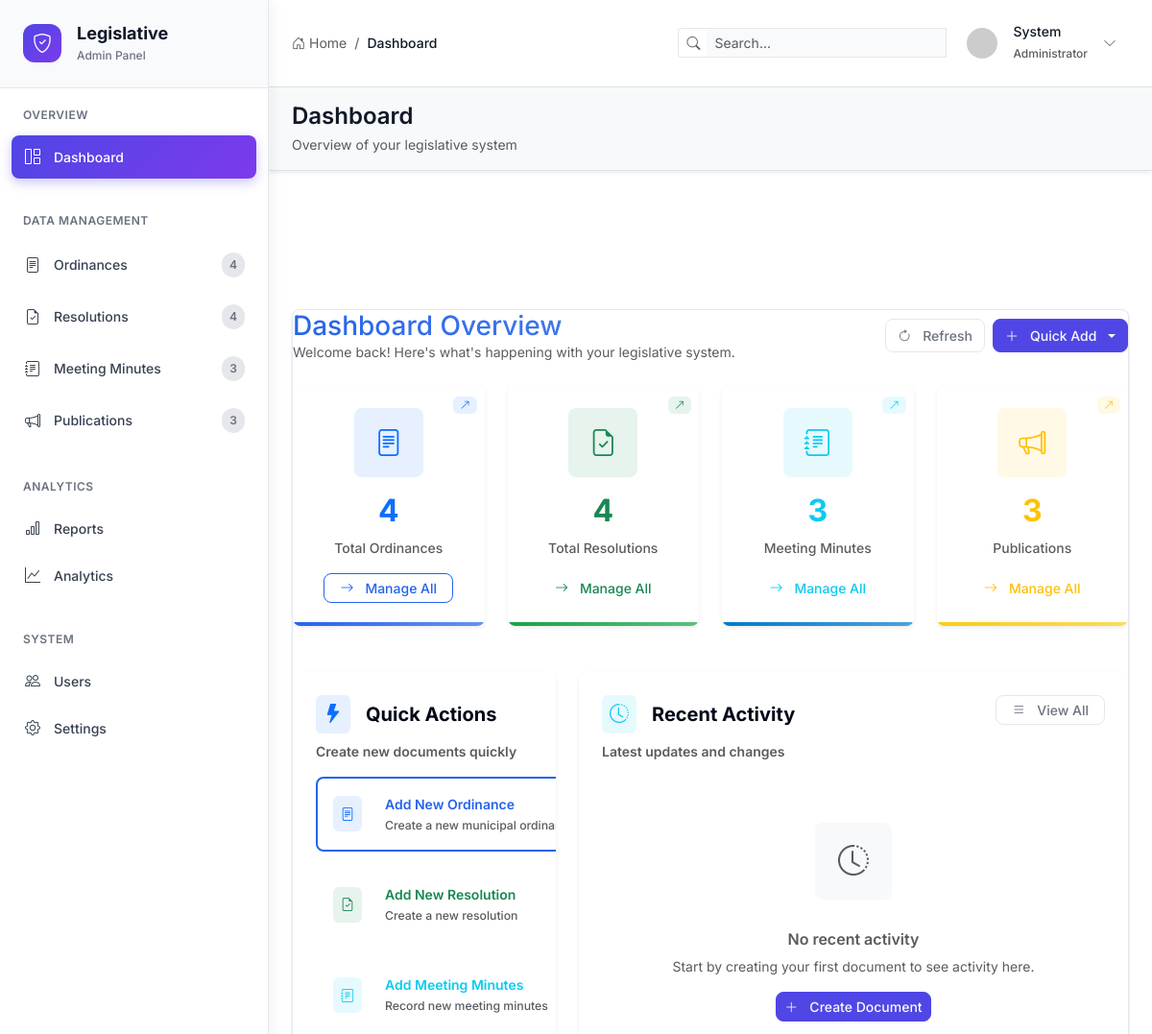
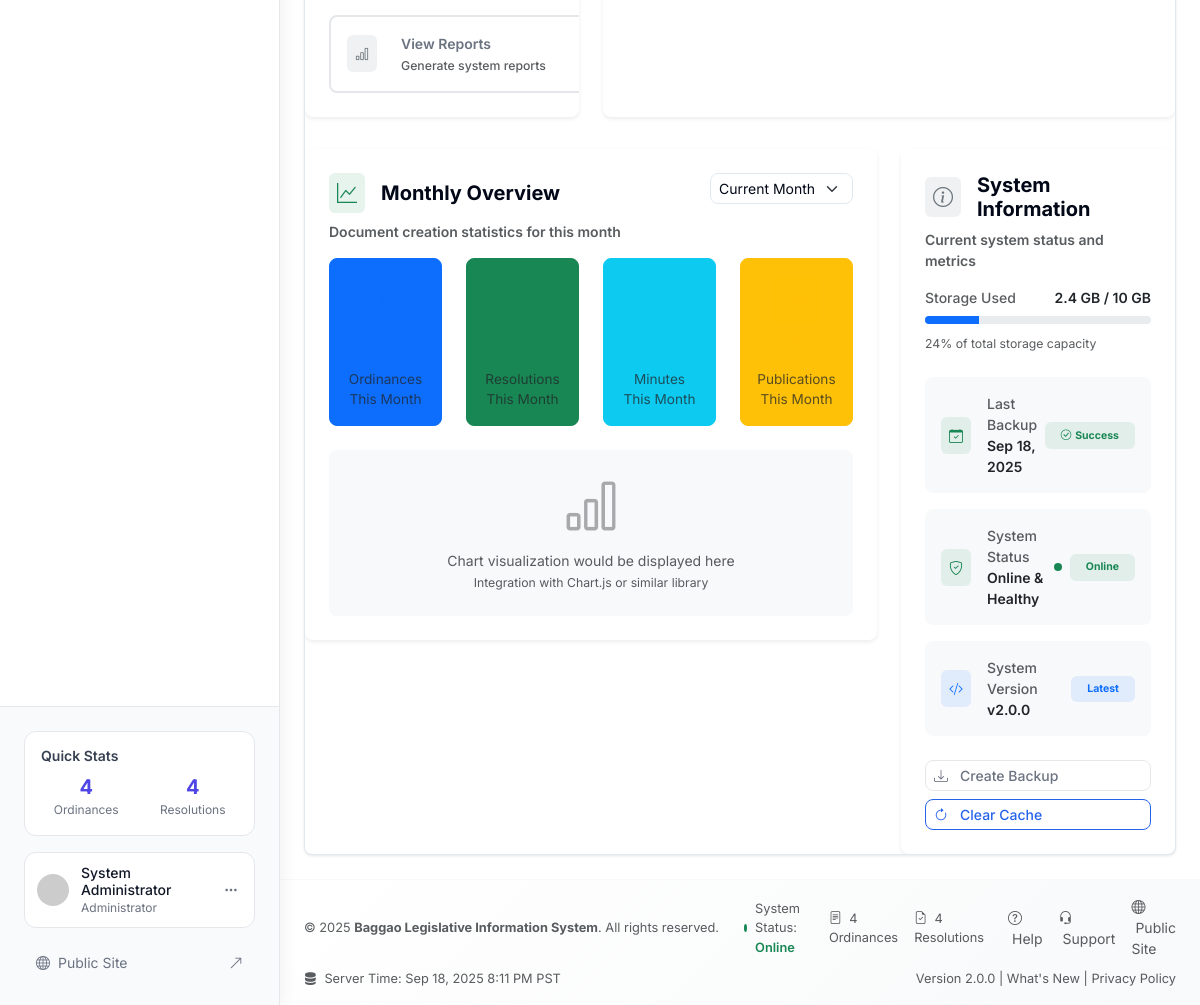
The page /admin (signed in) on the database its author committed (2 pictures, top to bottom).
### tables this page shows
CREATE TABLE `resolutions` (
  `id` int(11) NOT NULL,
  `resolution_number` varchar(50) NOT NULL,
  `subject` text NOT NULL,
  `author_id` int(11) NOT NULL,
  `date_approved` date NOT NULL,
  `status` enum('approved','pending','rejected') DEFAULT 'pending',
  `file_path` varchar(255) DEFAULT NULL,
  `summary` text DEFAULT NULL,
  `keywords` varchar(255) DEFAULT NULL,
  `created_at` timestamp NOT NULL DEFAULT current_timestamp(),
  `updated_at` timestamp NOT NULL DEFAULT current_timestamp() ON UPDATE current_timestamp()
);

CREATE TABLE `users` (
  `id` int(11) NOT NULL,
  `email` varchar(100) NOT NULL,
  `password` varchar(255) NOT NULL,
  `role` enum('admin','secretary') NOT NULL,
  `full_name` varchar(100) NOT NULL,
  `created_at` timestamp NOT NULL DEFAULT current_timestamp(),
  `updated_at` timestamp NOT NULL DEFAULT current_timestamp() ON UPDATE current_timestamp()
);

### views/admin/dashboard.php (the view, shortened to what the rows shown need)
<?php
$current_admin_page = 'dashboard';
$page_title = 'Dashboard';
?>
<div class="d-flex justify-content-between align-items-center mb-4">
    <div>
        <h1 class="h3 mb-0 text-gradient">Dashboard Overview</h1>
    </div>
</div>
<div class="row g-4 mb-5">
    <div class="col-lg-3 col-md-6">
        <div class="card border-0 shadow-sm hover-shadow position-relative overflow-hidden">
            <div class="card-body text-center p-4">
                <div class="position-absolute top-0 end-0 p-2">
                    <div class="badge bg-primary bg-opacity-10 text-primary">
                    </div>
                </div>
                <div class="bg-primary bg-opacity-10 rounded-3 d-inline-flex align-items-center justify-content-center mb-3" style="width: 72px; height: 72px;">
                    <i class="bi bi-file-text text-primary" style="font-size: 1.75rem;"></i>
                </div>
                <h2 class="fw-bold text-primary mb-2" style="font-size: 2rem;"><?= $stats['total_ordinances'] ?></h2>
                <p class="text-muted mb-3 fw-medium">Total Ordinances</p>
                <a href="<?= BASE_URL ?>admin/ordinances" class="btn btn-outline-primary btn-sm px-3">
                    <i class="bi bi-arrow-right me-1"></i>Manage All
                </a>
            </div>
        </div>
    </div>
    <div class="col-lg-3 col-md-6">
        <div class="card border-0 shadow-sm hover-shadow position-relative overflow-hidden">
            <div class="card-body text-center p-4">
                <div class="position-absolute top-0 end-0 p-2">
                    <div class="badge bg-success bg-opacity-10 text-success">
                    </div>
                </div>
                <div class="bg-success bg-opacity-10 rounded-3 d-inline-flex align-items-center justify-content-center mb-3" style="width: 72px; height: 72px;">
                    <i class="bi bi-file-earmark-check text-success" style="font-size: 1.75rem;"></i>
                </div>
                <h2 class="fw-bold text-success mb-2" style="font-size: 2rem;"><?= $stats['total_resolutions'] ?></h2>
                <p class="text-muted mb-3 fw-medium">Total Resolutions</p>
                <a href="<?= BASE_URL ?>admin/resolutions" class="btn btn-outline-success btn-sm px-3">
                    <i class="bi bi-arrow-right me-1"></i>Manage All
                </a>
            </div>
        </div>
    </div>
    <div class="col-lg-3 col-md-6">
        <div class="card border-0 shadow-sm hover-shadow position-relative overflow-hidden">
            <div class="card-body text-center p-4">
                <h2 class="fw-bold text-info mb-2" style="font-size: 2rem;"><?= $stats['total_minutes'] ?></h2>
            </div>
        </div>
    </div>
    <div class="col-lg-3 col-md-6">
        <div class="card border-0 shadow-sm hover-shadow position-relative overflow-hidden">
            <div class="card-body text-center p-4">
                <h2 class="fw-bold text-warning mb-2" style="font-size: 2rem;"><?= $stats['total_publications'] ?></h2>
            </div>
        </div>
    </div>
</div>
<?php
include __DIR__ . '/layout.php';
?>

### views/admin/partials/sidebar.php (shortened to what the rows shown need)
<?php
$current_page = isset($current_admin_page) ? $current_admin_page : '';
$request_uri = $_SERVER['REQUEST_URI'];
?>
<nav class="admin-sidebar position-fixed top-0 start-0 h-100 d-flex flex-column" id="adminSidebar" style="z-index: 1045;">
    <div class="sidebar-menu flex-grow-1">
        <div class="menu-section">
            <div class="menu-items">
                <a href="<?= BASE_URL ?>admin/ordinances"
                   class="menu-item <?= $current_page === 'ordinances' || strpos($request_uri, '/ordinances') !== false ? 'active' : '' ?>">
                    <div class="menu-icon">
                        <i class="bi bi-file-text"></i>
                    </div>
                    <span class="menu-text">Ordinances</span>
                    <span class="menu-badge"><?= isset($stats['total_ordinances']) ? $stats['total_ordinances'] : '0' ?></span>
                </a>
                <a href="<?= BASE_URL ?>admin/resolutions"
                   class="menu-item <?= $current_page === 'resolutions' || strpos($request_uri, '/resolutions') !== false ? 'active' : '' ?>">
                    <div class="menu-icon">
                        <i class="bi bi-file-earmark-check"></i>
                    </div>
                    <span class="menu-text">Resolutions</span>
                    <span class="menu-badge"><?= isset($stats['total_resolutions']) ? $stats['total_resolutions'] : '0' ?></span>
                </a>
            </div>
        </div>
    </div>
    <div class="sidebar-footer">
        <div class="stats-card">
            <div class="stats-grid">
                <div class="stat-item">
                    <div class="stat-value"><?= isset($stats['total_ordinances']) ? $stats['total_ordinances'] : '0' ?></div>
                    <div class="stat-label">Ordinances</div>
                </div>
                <div class="stat-item">
                    <div class="stat-value"><?= isset($stats['total_resolutions']) ? $stats['total_resolutions'] : '0' ?></div>
                    <div class="stat-label">Resolutions</div>
                </div>
            </div>
        </div>
        <div class="user-profile">
            <div class="user-info">
                <div class="user-name"><?= isset($current_user['full_name']) ? htmlspecialchars($current_user['full_name']) : 'Admin User' ?></div>
                <div class="user-role">Administrator</div>
            </div>
        </div>
    </div>
</nav>

### views/admin/partials/header.php (shortened to what the rows shown need)
<?php
$page_title = isset($page_title) ? $page_title : 'Dashboard';
?>
<header class="admin-header bg-white border-bottom shadow-sm sticky-top">
    <div class="container-fluid px-0">
        <div class="header-main d-flex align-items-center justify-content-between px-4 py-3">
            <div class="header-right d-flex align-items-center gap-2">
                <div class="dropdown user-menu">
                    <button class="btn btn-ghost d-flex align-items-center" type="button" data-bs-toggle="dropdown">
                        <div class="user-info text-start d-none d-md-block">
                            <div class="user-name"><?= isset($current_user['full_name']) ? explode(' ', $current_user['full_name'])[0] : 'Admin' ?></div>
                            <small class="user-role text-muted">Administrator</small>
                        </div>
                    </button>
                </div>
            </div>
        </div>
        <div class="page-header px-4 py-3 bg-light border-top">
            <div class="d-flex align-items-center justify-content-between">
                <div class="page-title-section">
                    <h1 class="page-title h4 fw-semibold mb-1"><?= htmlspecialchars($page_title) ?></h1>
                </div>
            </div>
        </div>
    </div>
</header>

### views/admin/partials/footer.php (shortened to what the rows shown need)
<footer class="admin-footer bg-white border-top border-light mt-auto py-3">
    <div class="container-fluid px-4">
        <div class="row align-items-center">
            <div class="col-md-6">
                <div class="d-flex align-items-center justify-content-md-end gap-4">
                    <div class="d-none d-lg-flex align-items-center gap-3 text-muted">
                        <?php if (isset($stats)): ?>
                            <small>
                                <i class="bi bi-file-text me-1"></i>
                                <?= isset($stats['total_ordinances']) ? $stats['total_ordinances'] : '0' ?> Ordinances
                            </small>
                            <small>
                                <i class="bi bi-file-earmark-check me-1"></i>
                                <?= isset($stats['total_resolutions']) ? $stats['total_resolutions'] : '0' ?> Resolutions
                            </small>
                        <?php endif; ?>
                    </div>
                </div>
            </div>
        </div>
    </div>
</footer>

### rows shown on the page
resolutions: id "4"
users: full_name "System Administrator", full_name "System"

### other values the page prints
$stats['total_minutes'] "3"
$stats['total_publications'] "3"
$page_title "Dashboard"
$page_description "Overview of your legislative system"
